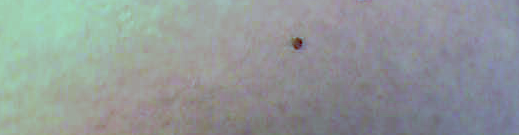
#> input picture L (1).png, 519 x 135 px
$ python color_kmeans.py --image 'L (1).png' --clusters 3
#> lines starting #> are read from the running program, lines starting #| are printed output that depends on the picture
### utils.py
# import the necessary packages
import numpy as np
import cv2

def centroid_histogram(clt):
	# grab the number of different clusters and create a histogram
	# based on the number of pixels assigned to each cluster
	numLabels = np.arange(0, len(np.unique(clt.labels_)) + 1)
	(hist, _) = np.histogram(clt.labels_, bins = numLabels)

	# normalize the histogram, such that it sums to one
	hist = hist.astype("float")
	hist /= hist.sum()

	# return the histogram
	return hist

def plot_colors(hist, centroids):
	# initialize the bar chart representing the relative frequency
	# of each of the colors
	bar = np.zeros((50, 300, 3), dtype = "uint8")
	startX = 0

	# loop over the percentage of each cluster and the color of
	# each cluster
	for (percent, color) in zip(hist, centroids):
		# plot the relative percentage of each cluster
		endX = startX + (percent * 300)
		cv2.rectangle(bar, (int(startX), 0), (int(endX), 50),
			color.astype("uint8").tolist(), -1)
		startX = endX

	# return the bar chart
	return bar

### color_kmeans.py
# USAGE
# python color_kmeans.py --image images/holaA4.png --clusters 3

# import the necessary packages
from sklearn.cluster import KMeans
import matplotlib.pyplot as plt
import argparse
import utils
import cv2

# construct the argument parser and parse the arguments
ap = argparse.ArgumentParser()
ap.add_argument("-i", "--image", required = True, help = "Path to the image/media/pi/KINGSTON/python-kmeans-dominant-colors/python-kmeans-dominant-colors")
ap.add_argument("-c", "--clusters", required = True, type = int,
	help = "# of clusters")
args = vars(ap.parse_args())

# load the image and convert it from BGR to RGB so that
# we can dispaly it with matplotlib
image = cv2.imread(args["image"])
#> image is the input picture: shape (135, 519, 3); mean B, G, R 152.3, 152.1, 145.5
image = cv2.cvtColor(image, cv2.COLOR_BGR2RGB)

# show our image
plt.figure()
plt.axis("off")
plt.imshow(image)

# reshape the image to be a list of pixels
image = image.reshape((image.shape[0] * image.shape[1], 3))

# cluster the pixel intensities
clt = KMeans(n_clusters = args["clusters"])
clt.fit(image)

# build a histogram of clusters and then create a figure
# representing the number of pixels labeled to each color
hist = utils.centroid_histogram(clt)
bar = utils.plot_colors(hist, clt.cluster_centers_)
#> after the loop in plot_colors, `for (percent, color) in zip(hist, centroids):`:
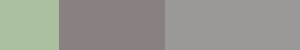
#> bar: shape (50, 300, 3); mean of channels 0, 1, 2 145.1, 151.4, 151.8; drawn as B, G, R

# show our color bart
plt.figure()
plt.axis("off")
plt.imshow(bar)
plt.show()

$ run again, on L (11).png
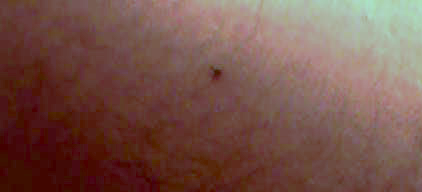
#> input picture L (11).png, 422 x 192 px
#> image is the input picture: shape (192, 422, 3); mean B, G, R 74.4, 83.5, 118.3
#> after the loop in plot_colors, `for (percent, color) in zip(hist, centroids):`:
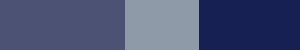
#> bar: shape (50, 300, 3); mean of channels 0, 1, 2 117.4, 82.9, 73.7; drawn as B, G, R

$ run again, on L (12).png
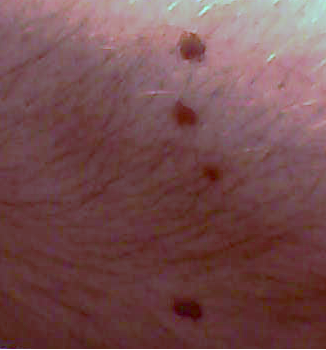
#> input picture L (12).png, 326 x 350 px
#> image is the input picture: shape (350, 326, 3); mean B, G, R 79.9, 78.1, 117.8
#> after the loop in plot_colors, `for (percent, color) in zip(hist, centroids):`:
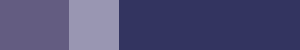
#> bar: shape (50, 300, 3); mean of channels 0, 1, 2 117.3, 77.5, 79; drawn as B, G, R

$ run again, on L (13).png
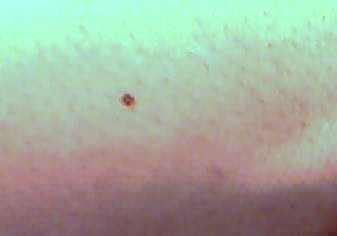
#> input picture L (13).png, 337 x 236 px
#> image is the input picture: shape (236, 337, 3); mean B, G, R 157.1, 172.4, 163.9
#> after the loop in plot_colors, `for (percent, color) in zip(hist, centroids):`:
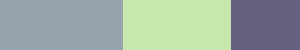
#> bar: shape (50, 300, 3); mean of channels 0, 1, 2 163.4, 172, 156.4; drawn as B, G, R
